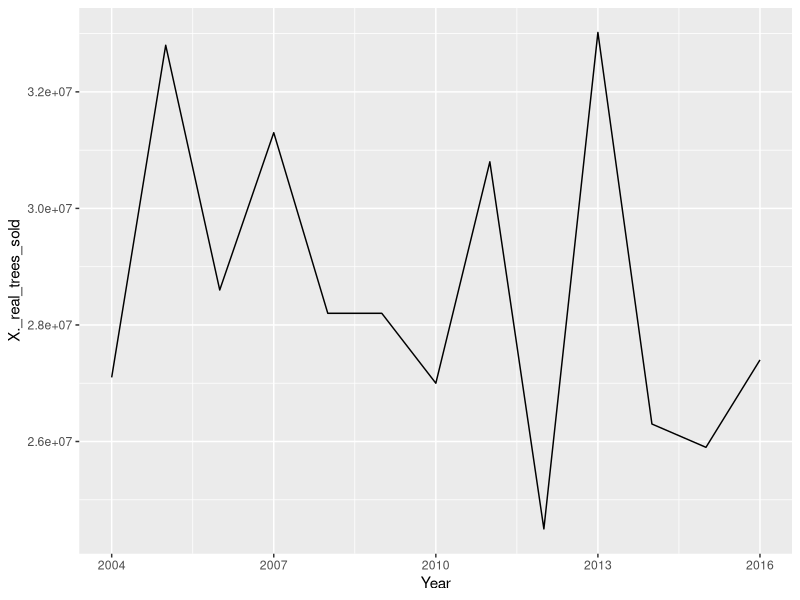
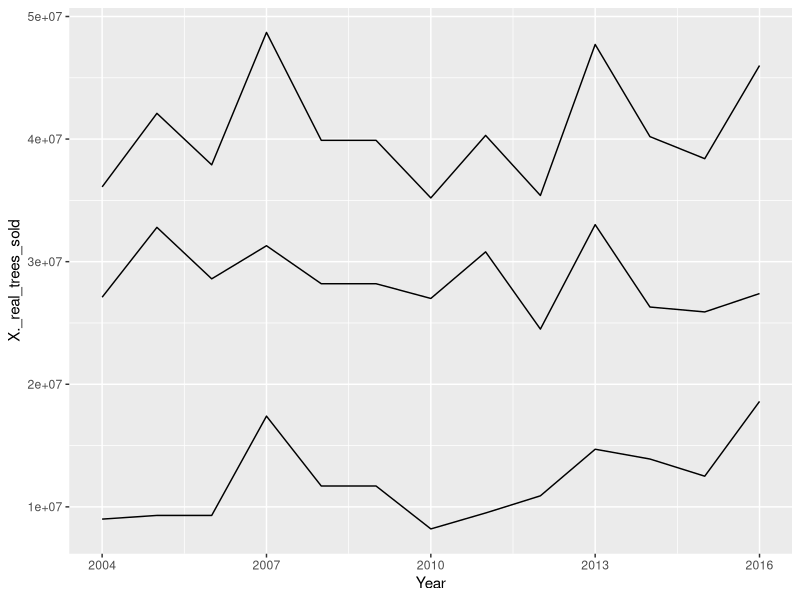
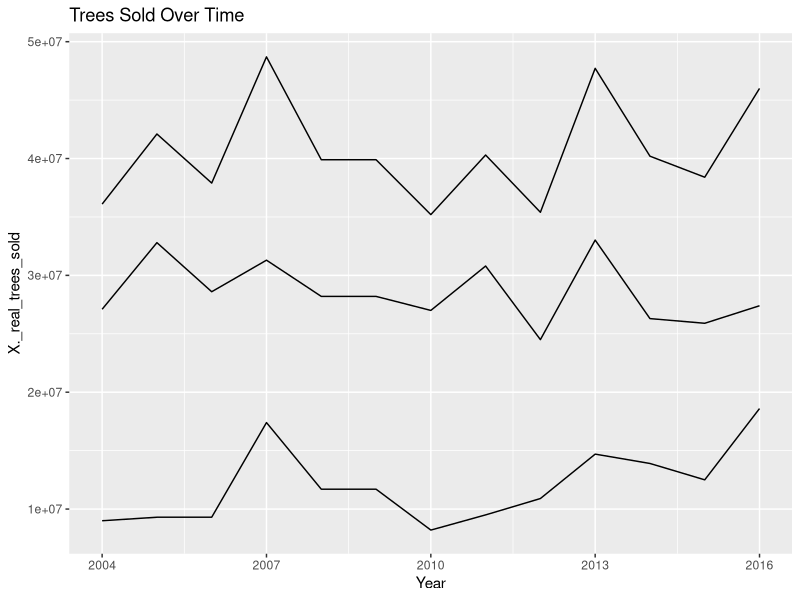
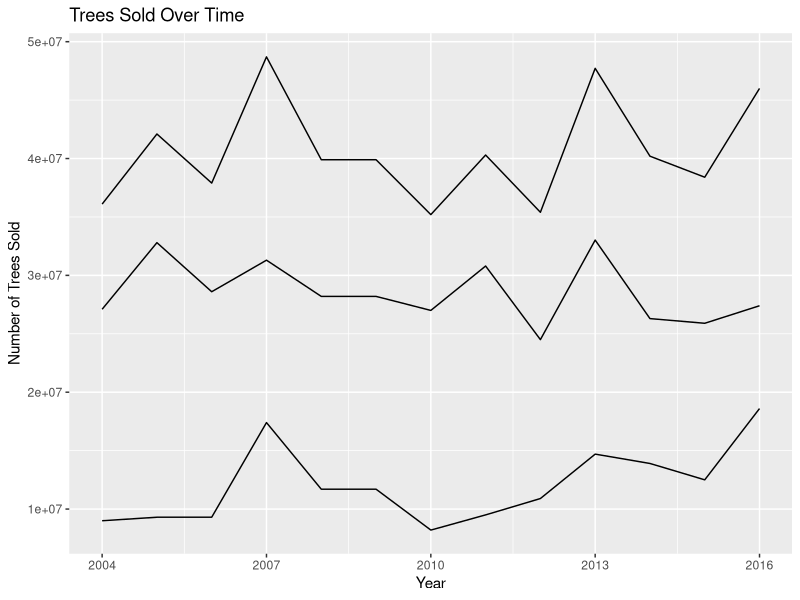

Recreate these plots in R, in order.
## ---- chunk 1
# Libraries
library(tidyverse)
library(ggplot2)
library(readr)
## ---- chunk 2
Tree_Data <- read.csv("Christmas_Tree.csv") # Loading Tree Data
## ---- chunk 3
ggplot(Tree_Data, aes(x=Year, y=X._real_trees_sold)) + # Year is on the X-axis, Real trees sold is on the y axis
  geom_line() # Makes it a line chart
## ---- chunk 4
ggplot(Tree_Data, aes(x=Year)) +
  geom_line(aes(y = X._real_trees_sold)) + # Line for real trees sold
  geom_line(aes(y = X._fake_trees_sold)) + # Line for fake trees sold
  geom_line(aes(y = total_trees_sold)) # Line for total trees sold
## ---- chunk 5
ggplot(Tree_Data, aes(x=Year)) +
  geom_line(aes(y = X._real_trees_sold)) + # Line for real trees sold
  geom_line(aes(y = X._fake_trees_sold)) + # Line for fake trees sold
  geom_line(aes(y = total_trees_sold)) + # Line for total trees sold
  ggtitle("Trees Sold Over Time") # Title
## ---- chunk 6
ggplot(Tree_Data, aes(x=Year)) +
  geom_line(aes(y = X._real_trees_sold)) + # Line for real trees sold
  geom_line(aes(y = X._fake_trees_sold)) + # Line for fake trees sold
  geom_line(aes(y = total_trees_sold)) + # Line for total trees sold
  ggtitle("Trees Sold Over Time") + # Title
  labs(y = "Number of Trees Sold", x = "Year") # Y and x labels
